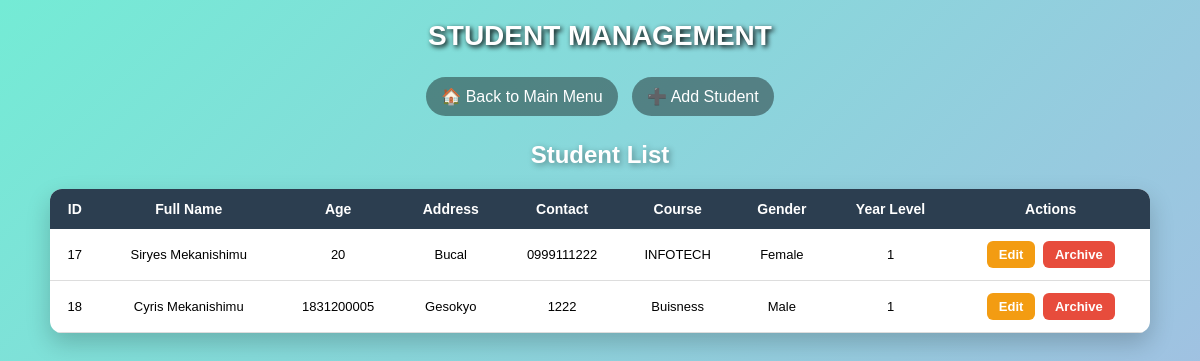
Page /students.php on the committed database.
### tables this page shows
CREATE TABLE `students` (
  `StudentID` int(11) NOT NULL,
  `FirstName` text DEFAULT NULL,
  `LastName` text DEFAULT NULL,
  `Age` int(11) DEFAULT NULL,
  `Address` text DEFAULT NULL,
  `Contact` varchar(15) NOT NULL,
  `Course` text DEFAULT NULL,
  `Gender` text DEFAULT NULL,
  `YearLevel` text DEFAULT NULL
);

### students.php (the view, shortened to what this page needs)
<?php
$conn = new mysqli("localhost", "root", "", "studentrecordsV1");
$page = $_GET['action'] ?? 'view';
?>
<!DOCTYPE html>
<html>
<head>
<link rel="stylesheet" href="style.css">
</head>
<body>
<div class="header">STUDENT MANAGEMENT </div>
<div class="nav">
    <a href="index.php">🏠 Back to Main Menu</a>
    <a href="students.php?action=add">➕ Add Student</a>
</div>
<div class="container">
<?php if ($page == "add"): ?>
<a class="back" href="students.php">⬅ Back</a>
<div class="card">
<h2>Add Student</h2>
<form method="POST">
<input name="FirstName" placeholder="First Name" required>
<input name="LastName" placeholder="Last Name" required>
<input name="Age" placeholder="Age" required>
<input name="Address" placeholder="Address" required>
<input name="Contact" placeholder="Contact" required>
<input name="Course" placeholder="Course" required>
<input name="Gender" placeholder="Gender" required>
<input name="YearLevel" placeholder="Year Level" required>
<br><br>
<button name="add_student">Add Student</button>
</form>
</div>
<?php else: ?>
<h2 style="text-align:center;color:white;">Student List</h2>
<table>
<tr>
    <th>ID</th>
    <th>Full Name</th>
    <th>Age</th>
    <th>Address</th>
    <th>Contact</th>
    <th>Course</th>
    <th>Gender</th>
    <th>Year Level</th>
    <th>Actions</th>
</tr>
<?php
$res = $conn->query("SELECT * FROM Students");
while ($row = $res->fetch_assoc()):
?>
<tr>
    <td><?= $row['StudentID'] ?></td>
    <td><?= $row['FirstName'] . " " . $row['LastName'] ?></td>
    <td><?= $row['Age'] ?></td>
    <td><?= $row['Address'] ?></td>
    <td><?= $row['Contact'] ?></td>
    <td><?= $row['Course'] ?></td>
    <td><?= $row['Gender'] ?></td>
    <td><?= $row['YearLevel'] ?></td>
    <td>
        <a class="btn edit-btn" href="students.php?action=edit&id=<?= $row['StudentID'] ?>">Edit</a>
        <a class="btn archive-btn" href="students.php?action=archive&id=<?= $row['StudentID'] ?>">Archive</a>
    </td>
</tr>
<?php endwhile; ?>
</table>
<?php endif; ?>
</div>
</body>
</html>

### style.css (style rules this page uses)
* { margin: 0; padding: 0; box-sizing: border-box; font-family: Arial, sans-serif; }
body { background: linear-gradient(to bottom right, #fbc2eb, #a6c1ee); min-height: 100vh; }
h1, h2 { text-align: center; color: white; text-shadow: 2px 2px 6px rgba(0,0,0,0.4); margin-top: 20px; }
.container { width: 95%; max-width: 1100px; margin: auto; }
table { width: 95%; margin: 20px auto; border-collapse: collapse; background: white; border-radius: 10px; overflow: hidden; box-shadow: 0 8px 20px rgba(0,0,0,0.15); }
th { background: #2ecc71; color: white; padding: 12px; font-size: 14px; }
td { padding: 10px; text-align: center; border-bottom: 1px solid #eee; }
.btn { padding: 10px 14px; border-radius: 6px; border: none; cursor: pointer; text-decoration: none; color: white; display: inline-block; transition: 0.2s; font-weight: bold; }

### students.php (style rules this page uses)
body { font-family: Arial; margin: 0; background: linear-gradient(135deg, #74ebd5, #ACB6E5); }
.header { text-align: center; padding: 20px; font-size: 28px; color: white; font-weight: bold; text-shadow: 2px 2px 5px black; }
.nav { text-align: center; margin-bottom: 10px; }
.nav a { display: inline-block; padding: 10px 15px; margin: 5px; border-radius: 20px; text-decoration: none; color: white; background: rgba(0,0,0,0.4); transition: 0.2s; }
.container { width: 95%; margin: auto; }
.btn { padding: 6px 12px; border-radius: 6px; text-decoration: none; color: white; margin: 2px; display: inline-block; font-size: 13px; transition: 0.2s; }
.edit-btn { background: #f39c12; }
.archive-btn { background: #e74c3c; }
table { width: 100%; border-collapse: collapse; background: white; margin-top: 20px; border-radius: 12px; overflow: hidden; box-shadow: 0 10px 25px rgba(0,0,0,0.2); }
th { background: #2c3e50; color: white; padding: 12px; }
td { padding: 10px; text-align: center; border-bottom: 1px solid #ddd; font-size: 13px; }

### rows in the picture
students: StudentID "17", FirstName "Siryes", LastName "Mekanishimu", Age "20", Address "Bucal", Contact "0999111222", Course "INFOTECH", Gender "Female", YearLevel "1"
students: StudentID "18", FirstName "Cyris", LastName "Mekanishimu", Age "1831200005", Address "Gesokyo", Contact "1222", Course "Buisness", Gender "Male", YearLevel "1"
